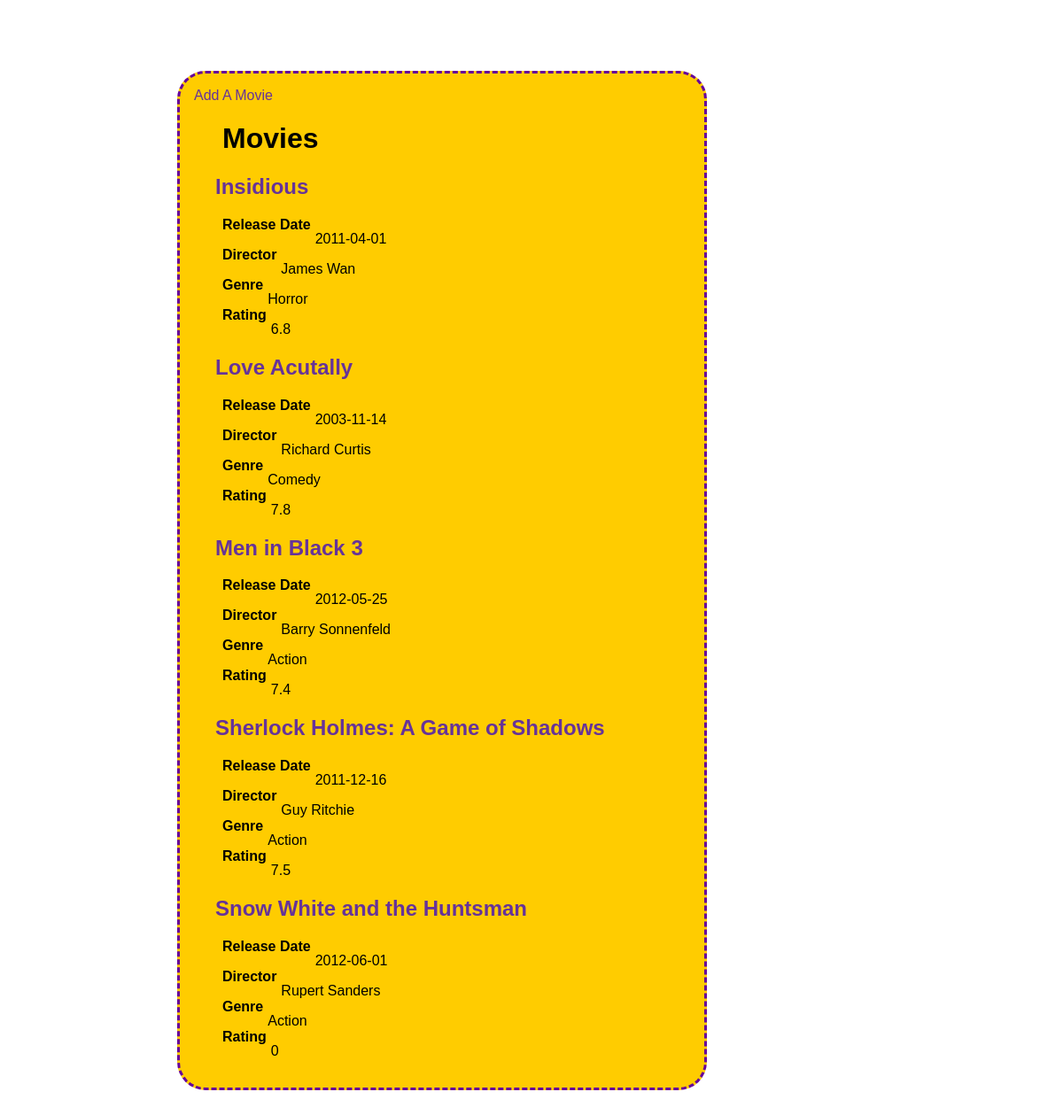
The page /assignment-6/index.php on the database its author committed.
### tables this page shows
CREATE TABLE IF NOT EXISTS `movies` (
  `id` int(11) NOT NULL AUTO_INCREMENT,
  `title` varchar(60) NOT NULL,
  `release_date` date NOT NULL,
  `director` varchar(30) NOT NULL,
  `genre` varchar(20) NOT NULL,
  `rating` float NOT NULL,
  PRIMARY KEY (`id`)
);

### assignment-6/index.php (the view, shortened to what this page needs)
<?php
require_once 'includes/db.php';
$sql = $db->query('
	SELECT id, title, release_date, director, genre, rating
	FROM movies
	ORDER BY title ASC
');
$results = $sql->fetchAll();
?>
<!DOCTYPE HTML>
<html>
	<head>
		<link href="css/general.css" rel="stylesheet">
	</head>
	<body>
	<div class="wrapper">
		<a href="add.php"> Add A Movie</a>
		<h1>Movies</h1>
		<?php foreach ($results as $movies) : ?>
			<h2><a href="single.php?id=<?php echo $movies['id']; ?>"><?php echo $movies['title']; ?></a></h2>
			<dl>
				<dt>Release Date</dt>
				<dd><?php echo $movies['release_date']; ?></dd>
				<dt>Director</dt>
				<dd><?php echo $movies['director']; ?></dd>
				<dt>Genre</dt>
				<dd><?php echo $movies['genre']; ?></dd>
				<dt>Rating</dt>
				<dd><?php echo $movies['rating']; ?></dd>
			</dl>
		<?php endforeach; ?>
	</div>
	</body>
</html>

### assignment-6/css/general.css (style rules this page uses)
html { font-family: Verdana, Geneva, sans-serif; }
body { margin: 5em auto; width: 50em; }
.wrapper { background-color: #FC0; padding: 1em; width: 35em; border-radius: 2em; border: dashed #609; }
dd { padding-top: 1em; }
a { text-decoration: none; color: #639; -moz-transition: color 0.5s; -ms-transition: color 0.5s; -o-transition: color 0.5s; -webkit-transition: color 0.5s; }
h1,h2 { margin-left: 1em; }
dl { margin-left: 2em; }
dt { float: left; font-weight: bold; padding-right: 5px; }

### rows shown on the page
movies: title "Insidious", release_date "2011-04-01", director "James Wan", genre "Horror", rating "6.8"
movies: title "Love Acutally", release_date "2003-11-14", director "Richard Curtis", genre "Comedy", rating "7.8"
movies: title "Men in Black 3", release_date "2012-05-25", director "Barry Sonnenfeld", genre "Action", rating "7.4"
movies: title "Sherlock Holmes: A Game of Shadows", release_date "2011-12-16", director "Guy Ritchie", genre "Action", rating "7.5"
movies: title "Snow White and the Huntsman", release_date "2012-06-01", director "Rupert Sanders", genre "Action", rating "0"
